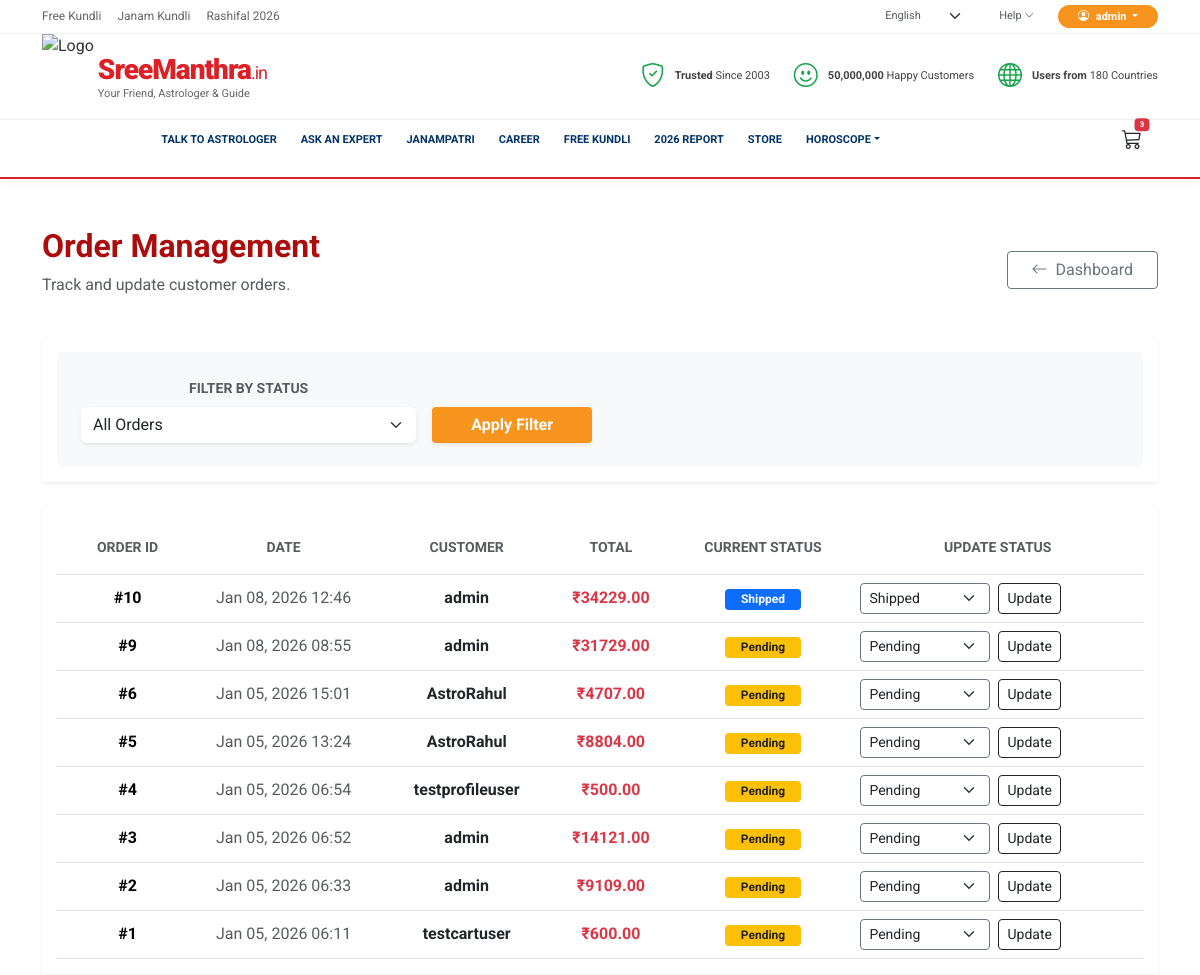
/accounts/admin-dashboard/orders/ (signed in, upper part), run on an earlier commit of the app's database.
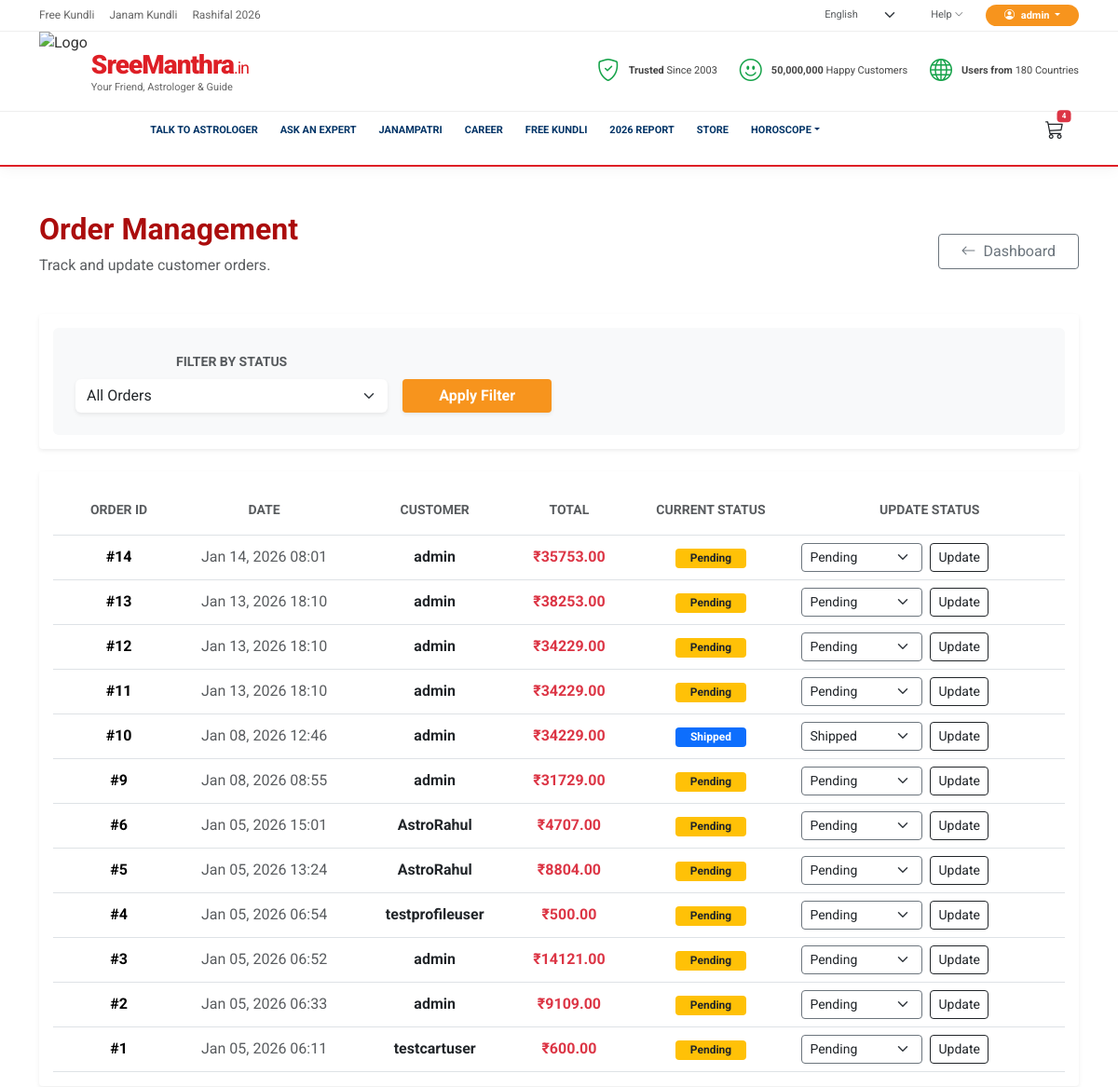
And on a later commit of the database.
### accounts/models.py (models this page shows)
class User(AbstractUser):
    pass
    class Meta:
        verbose_name = 'User'
        verbose_name_plural = 'Users'

### astromall/models.py (models this page shows, shortened)
class Order(models.Model):
    customer = models.ForeignKey(settings.AUTH_USER_MODEL, on_delete=models.CASCADE)
    created_at = models.DateTimeField(auto_now_add=True)
    total_amount = models.DecimalField(max_digits=10, decimal_places=2)
    is_paid = models.BooleanField(default=False)
    STATUS_CHOICES = (
        ('Pending', 'Pending'),
        ('Processing', 'Processing'),
        ('Shipped', 'Shipped'),
        ('Delivered', 'Delivered'),
        ('Cancelled', 'Cancelled'),
    )
    status = models.CharField(max_length=20, choices=STATUS_CHOICES, default='Pending')

### accounts/views.py (the view)
# urls.py: path('admin-dashboard/orders/', views.admin_order_list, name='admin_order_list'),
@staff_member_required
def admin_order_list(request):
    status_filter = request.GET.get('status')
    orders = Order.objects.all().order_by('-created_at')
    if status_filter:
        orders = orders.filter(status=status_filter)
    return render(request, 'accounts/admin_order_list.html', {
        'orders': orders,
        'status_choices': [c[0] for c in Order.STATUS_CHOICES],
        'current_status': status_filter
    })

### templates/accounts/admin_order_list.html (shortened to what this page needs)
{% extends 'base.html' %}
{% block content %}
<div class="container py-5" style="min-height: 80vh;">
    <div class="d-flex justify-content-between align-items-center mb-4">
        <div>
            <h2 class="fw-bold" style="color: #ab0d0d;">Order Management</h2>
            <p class="text-muted">Track and update customer orders.</p>
        </div>
        <a href="{% url 'accounts:admin_dashboard' %}" class="btn btn-outline-secondary rounded-pill px-4">
            <i class="bi bi-arrow-left me-2"></i>Dashboard
        </a>
    </div>
    <div class="card border-0 shadow-sm mb-4">
        <div class="card-body p-4 bg-light rounded">
            <form method="get" action="{% url 'accounts:admin_order_list' %}" class="row g-3 align-items-end">
                <div class="col-md-4">
                    <label class="form-label text-muted small text-uppercase fw-bold">Filter by Status</label>
                    <select name="status" class="form-select border-0 shadow-sm">
                        <option value="">All Orders</option>
                    </select>
                </div>
                <div class="col-md-2">
                    <button type="submit" class="btn btn-danger w-100 fw-bold shadow-sm"
                        style="background-color: #ab0d0d; border: none;">Apply Filter</button>
                </div>
            </form>
        </div>
    </div>
    <div class="card border-0 shadow-sm">
        <div class="table-responsive">
            <table class="table align-middle mb-0 table-hover">
                <thead class="bg-light">
                    <tr>
                        <th class="ps-4 py-3 text-uppercase text-muted small">Order ID</th>
                        <th class="py-3 text-uppercase text-muted small">Date</th>
                        <th class="py-3 text-uppercase text-muted small">Customer</th>
                        <th class="py-3 text-uppercase text-muted small">Total</th>
                        <th class="py-3 text-uppercase text-muted small">Current Status</th>
                        <th class="py-3 text-uppercase text-muted small">Update Status</th>
                    </tr>
                </thead>
                <tbody>
                    {% for order in orders %}
                    <tr>
                        <td class="ps-4 fw-bold">#{{ order.id }}</td>
                        <td class="text-muted">{{ order.created_at|date:"M d, Y H:i" }}</td>
                        <td>
                            <div class="fw-bold text-dark">{{ order.customer.username }}</div>
                        </td>
                        <td class="fw-bold text-danger">₹{{ order.total_amount }}</td>
                        <td>
                            {% if order.status == 'Pending' %}
                            <span class="badge bg-warning text-dark rounded-pill px-3">Pending</span>
                            {% elif order.status == 'Processing' %}
                            <span class="badge bg-info text-dark rounded-pill px-3">Processing</span>
                            {% elif order.status == 'Shipped' %}
                            <span class="badge bg-primary rounded-pill px-3">Shipped</span>
                            {% elif order.status == 'Delivered' %}
                            <span class="badge bg-success rounded-pill px-3">Delivered</span>
                            {% elif order.status == 'Cancelled' %}
                            <span class="badge bg-secondary rounded-pill px-3">Cancelled</span>
                            {% endif %}
                        </td>
                        <td>
                            <form method="post" action="{% url 'accounts:admin_update_order_status' order.pk %}"
                                class="d-flex">
                                <select name="status" class="form-select form-select-sm me-2 border-secondary"
                                    style="width: 130px;">
                                    {% for status_choice in status_choices %}
                                    <option value="{{ status_choice }}" {% if order.status == status_choice %}selected{% endif %}>{{ status_choice }}</option>
                                    {% endfor %}
                                </select>
                                <button type="submit" class="btn btn-sm btn-outline-dark">Update</button>
                            </form>
                        </td>
                    </tr>
                    {% empty %}
                    <tr>
                        <td colspan="6" class="text-center py-5 text-muted">No orders found matching your criteria.</td>
                    </tr>
                    {% endfor %}
                </tbody>
            </table>
        </div>
    </div>
</div>
{% endblock %}

### templates/base.html (shortened to what this page needs)
<!DOCTYPE html>
{% load static %}
{% load i18n %} {% load custom_filters %}
<html lang="{{ LANGUAGE_CODE }}">
  <head>
    <link href="https://cdn.jsdelivr.net/npm/bootstrap@5.3.2/dist/css/bootstrap.min.css" rel="stylesheet"/>
    <link href="https://cdn.jsdelivr.net/npm/bootstrap-icons/font/bootstrap-icons.css" rel="stylesheet"/>
    <link rel="stylesheet" href="{% static 'css/style.css' %}?v={{ 1737807500 }}" />
    <link rel="stylesheet" href="{% static 'css/mobile_styles.css' %}?v={{ 1737807500 }}" />
    <link rel="stylesheet" href="{% static 'css/overflow_fix.css' %}?v={{ 1737807500 }}" />
  </head>
  <body>
    <header class="sacred-header">
      <div class="top-utility-row py-1 d-none d-lg-block">
        <div class="container d-flex justify-content-between align-items-center">
          <div class="d-flex gap-3 utility-links">
            <a href="#">{% trans "Free Kundli" %}</a>
            <a href="#">{% trans "Janam Kundli" %}</a>
            <a href="#">{% trans "Rashifal 2026" %}</a>
          </div>
          <div class="d-flex align-items-center gap-4 utility-actions">
            <form action="{% url 'set_language' %}" method="post" class="m-0">
               <select name="language" onchange="this.form.submit()" class="form-select form-select-sm border-0 bg-transparent text-muted" style="font-size: 11px; cursor: pointer;">
                  {% get_current_language as CURRENT_LANG %} {% get_available_languages as LANGUAGES %}
                  {% for lang in LANGUAGES %}
                  <option value="{{ lang.0 }}" {% if lang.0 == CURRENT_LANG %}selected{% endif %}>{{ lang.1 }}</option>
                  {% endfor %}
               </select>
            </form>
            <a href="#" class="text-decoration-none text-muted" style="font-size: 11px;">Help <i class="bi bi-chevron-down small"></i></a>
            {% if user.is_authenticated %}
            <div class="d-flex align-items-center gap-3">
               <div class="dropdown">
                  <a class="login-auth-btn dropdown-toggle" href="#" data-bs-toggle="dropdown">
                    <i class="bi bi-person-circle me-1"></i> {{ user.username|truncatechars:10 }}
                  </a>
               </div>
            </div>
            {% else %}
            <a href="{% url 'accounts:login' %}" class="login-auth-btn"><i class="bi bi-person-circle me-1"></i> Log In / Sign up</a>
            {% endif %}
          </div>
        </div>
      </div>
      <div class="header-branding-row">
        <div class="container d-flex justify-content-between align-items-center">
          <div class="brand-block">
            <a href="/" class="d-flex align-items-center gap-1 text-decoration-none">
              <img src="{% static 'img/logo.png' %}?v=4" alt="Logo" style="height: 85px;">
              <div class="brand-text">
                <span class="brand-main">SreeManthra<small>.in</small></span>
                <span class="brand-sub">Your Friend, Astrologer & Guide</span>
              </div>
            </a>
          </div>
          <div class="d-none d-lg-flex gap-4 trust-badges-list">
            <div class="trust-item"><i class="bi bi-shield-check"></i> <div><b>Trusted</b> Since 2003</div></div>
            <div class="trust-item"><i class="bi bi-emoji-smile"></i> <div><b>50,000,000</b> Happy Customers</div></div>
            <div class="trust-item"><i class="bi bi-globe"></i> <div><b>Users from</b> 180 Countries</div></div>
          </div>
        </div>
      </div>
      <nav class="navbar navbar-expand-lg navbar-light sacred-nav p-0 d-none d-lg-block">
        <div class="container d-flex">
          <ul class="navbar-nav mx-auto sm-nav-links">
            <li class="nav-item">
              <a class="nav-link" href="{% url 'astrologers:astrologer_list' %}"><span class="badge-sm-live">LIVE</span> TALK TO ASTROLOGER</a>
            </li>
            <li class="nav-item">
              <a class="nav-link" href="#">ASK AN EXPERT</a>
            </li>
            <li class="nav-item">
              <a class="nav-link" href="#"><span class="badge-sm-offer">50%</span> JANAMPATRI</a>
            </li>
            <li class="nav-item">
              <a class="nav-link" href="#">CAREER</a>
            </li>
            <li class="nav-item">
              <a class="nav-link" href="{% url 'kundali:kundali_form' %}">FREE KUNDLI</a>
            </li>
            <li class="nav-item">
              <a class="nav-link" href="#"><span class="badge-sm-offer">50%</span> 2026 REPORT</a>
            </li>
            <li class="nav-item">
              <a class="nav-link" href="{% url 'astromall:product_list' %}">STORE</a>
            </li>
            <li class="nav-item dropdown">
              <a class="nav-link dropdown-toggle" href="#" data-bs-toggle="dropdown">HOROSCOPE</a>
            </li>
          </ul>
          <div class="ms-auto d-flex align-items-center">
            <a href="{% url 'astromall:view_cart' %}" class="nav-link position-relative text-dark px-3">
              <i class="bi bi-cart3 fs-5"></i>
              {% if user.cart_items.count > 0 %}
              <span class="badge rounded-pill bg-danger position-absolute top-10 start-90 translate-middle" style="font-size: 8px;">{{ user.cart_items.count }}</span>
              {% endif %}
            </a>
          </div>
        </div>
      </nav>
    </header>
    <main>{% block content %} {% endblock %}</main>
                    {% get_current_language as CURRENT_LANG %} {% get_available_languages as LANGUAGES %}
  </body>
</html>

### static/css/style.css (style rules this page uses)
:root { --sm-orange: #F7941D; --sm-navy: #003366; --sm-yellow: #FFCB05; --sm-light-bg: #F9FAFB; --sm-white: #FFFFFF; --sm-text-dark: #333333; --kumkum-red: var(--sm-orange); --ruby-red: var(--sm-orange); --sapphire-blue: var(--sm-navy); --amethyst-purple: #9333EA; --wood-brown: var(--sm-text-dark); --pure-white: var(--sm-white); --light-bg: var(--sm-light-bg); }
html { scroll-behavior: smooth; }
* { margin: 0; padding: 0; box-sizing: border-box; }
body { font-family: 'Roboto', sans-serif; background-color: var(--sm-white); color: var(--sm-text-dark); min-height: 100vh; line-height: 1.5; user-select: none; -webkit-user-select: none; -moz-user-select: none; -ms-user-select: none; }
h1, h2, h3, h4, h5, h6, .navbar-brand { font-family: 'Roboto', sans-serif; font-weight: 700; }
a { text-decoration: none; color: inherit; transition: all 0.4s cubic-bezier(0.165, 0.84, 0.44, 1); }
.top-utility-row { background: #FFF; border-bottom: 1px solid #EEE; font-size: 12px; }
.utility-links a { color: #666; font-weight: 400; }
.utility-actions .login-auth-btn { background: #F7941D; color: white; padding: 4px 15px; border-radius: 20px; font-weight: 700; }
.header-branding-row { background: #FFF; }
.brand-main { color: #DE1F26; font-size: 28px; font-weight: 900; letter-spacing: -1px; }
.brand-main small { font-size: 18px; font-weight: 400; }
.brand-sub { display: block; font-size: 11px; color: #666; margin-top: -5px; font-weight: 400; }
.trust-item { display: flex; align-items: center; gap: 10px; font-size: 11px; color: #444; }
.trust-item i { font-size: 24px; color: #16A34A; }
.sacred-header { position: sticky; top: 0; z-index: 1100; background: #FFF; box-shadow: 0 2px 15px rgba(0,0,0,0.05); }
.sacred-nav { border-top: 1px solid #EEE; border-bottom: 2px solid #DE1F26; min-height: 40px; background: #FFF; margin-bottom: 0 !important; }
.sm-nav-links .nav-link { font-size: 11px; font-weight: 700; color: #003366 !important; padding: 12px 12px !important; position: relative; white-space: nowrap; text-transform: uppercase; }
.badge-sm-live, .badge-sm-offer, .badge-sm-free { position: absolute; top: 5px; left: 50%; transform: translateX(-50%); font-size: 8px; padding: 1px 4px; border-radius: 2px; color: white; font-weight: 800; }
.login-auth-btn { background: #F7941D !important; color: white !important; padding: 5px 20px !important; border-radius: 20px !important; font-weight: 700 !important; font-size: 11px !important; text-decoration: none !important; border: none !important; }
main { padding-top: 0; }
.btn-danger { background-color: var(--kumkum-red) !important; border-color: var(--kumkum-red) !important; border-radius: 4px !important; }
.rounded-pill { border-radius: 4px !important; }
.form-label { font-weight: 600; color: var(--wood-brown); }
:root { --sm-orange: #F7941D; --sm-red: #DE1F26; --sm-navy: #003366; --sm-white: #FFFFFF; --sm-light-orange: #FFF9F2; }
.card { border-radius: 4px; position: relative; border: 1px solid #ECECEC; background: var(--sm-white); overflow: hidden; text-align: center; transition: box-shadow 0.3s ease; box-shadow: 0 1px 3px rgba(0,0,0,0.05); cursor: pointer; padding: 15px; }
.card-body { padding: 15px; }
.card::before { display: none; }
@media (min-width: 768px) { .sacred-nav { height: auto !important; min-height: 60px; } }

### static/css/overflow_fix.css (style rules this page uses)
html, body { overflow-x: hidden !important; width: 100%; position: relative; }

What changed in the data, as far as the page shows it:
changed User "admin": cart_items.count "3" → "4"
added Order: id "14", created_at "Jan 14, 2026 08:01", customer.username "admin", total_amount "35753.00", shows "Pending", status "Pending"
added Order: id "13", created_at "Jan 13, 2026 18:10", customer.username "admin", total_amount "38253.00", shows "Pending", status "Pending"
added Order: id "12", created_at "Jan 13, 2026 18:10", customer.username "admin", total_amount "34229.00", shows "Pending", status "Pending"
added Order: id "11", created_at "Jan 13, 2026 18:10", customer.username "admin", total_amount "34229.00", shows "Pending", status "Pending"
